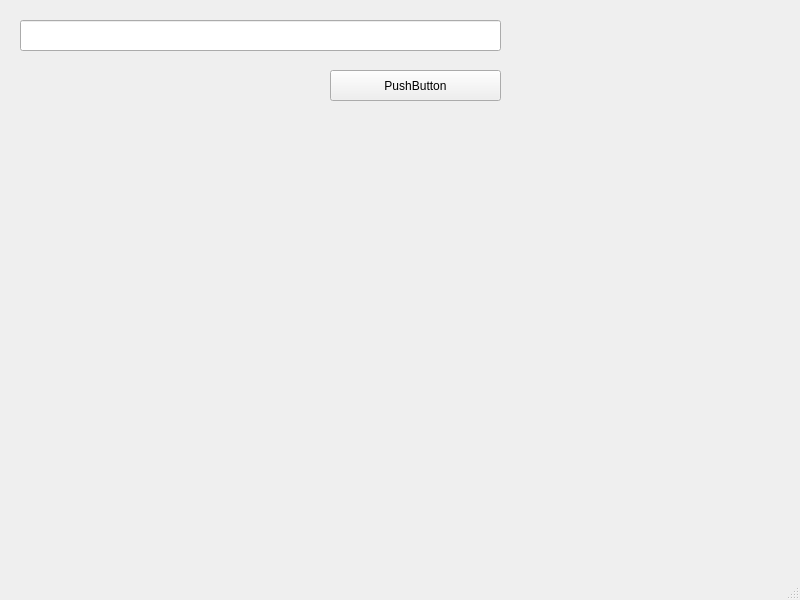
<?xml version="1.0" encoding="UTF-8"?>
<ui version="4.0">
 <class>MainWindow</class>
 <widget class="QMainWindow" name="MainWindow">
  <property name="geometry">
   <rect>
    <x>0</x>
    <y>0</y>
    <width>800</width>
    <height>600</height>
   </rect>
  </property>
  <property name="windowTitle">
   <string>MainWindow</string>
  </property>
  <widget class="QWidget" name="centralwidget">
   <widget class="QPushButton" name="pushButton">
    <property name="geometry">
     <rect>
      <x>330</x>
      <y>70</y>
      <width>171</width>
      <height>31</height>
     </rect>
    </property>
    <property name="text">
     <string>PushButton</string>
    </property>
   </widget>
   <widget class="QLineEdit" name="lineEdit">
    <property name="geometry">
     <rect>
      <x>20</x>
      <y>20</y>
      <width>481</width>
      <height>31</height>
     </rect>
    </property>
   </widget>
  </widget>
  <widget class="QMenuBar" name="menubar">
   <property name="geometry">
    <rect>
     <x>0</x>
     <y>0</y>
     <width>800</width>
     <height>21</height>
    </rect>
   </property>
  </widget>
  <widget class="QStatusBar" name="statusbar"/>
 </widget>
 <resources/>
 <connections>
  <connection>
   <sender>pushButton</sender>
   <signal>clicked()</signal>
   <receiver>lineEdit</receiver>
   <slot>clear()</slot>
   <hints>
    <hint type="sourcelabel">
     <x>379</x>
     <y>106</y>
    </hint>
    <hint type="destinationlabel">
     <x>349</x>
     <y>70</y>
    </hint>
   </hints>
  </connection>
 </connections>
</ui>
